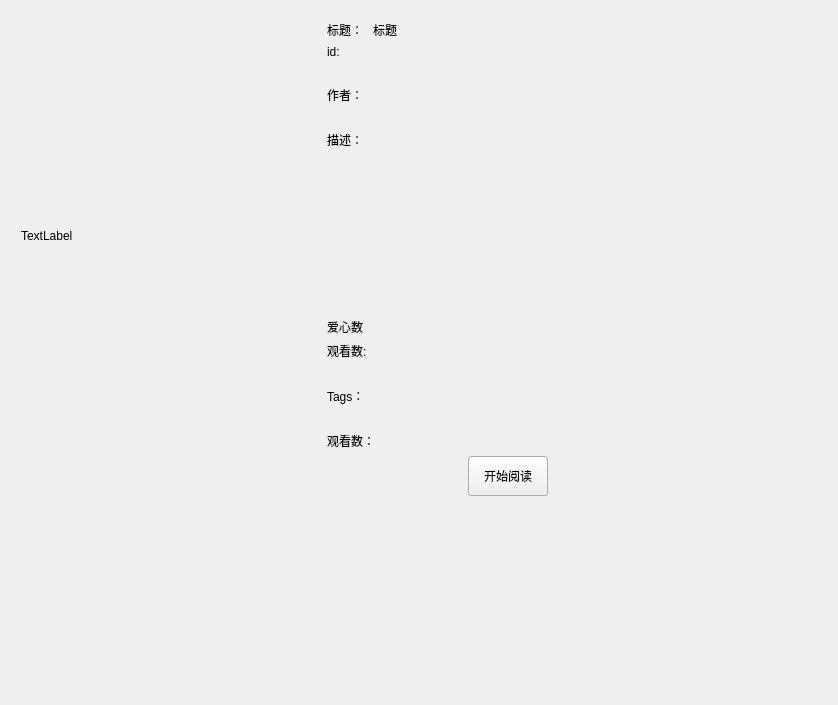
<?xml version="1.0" encoding="UTF-8"?>
<ui version="4.0">
 <class>BookInfo</class>
 <widget class="QWidget" name="BookInfo">
  <property name="geometry">
   <rect>
    <x>0</x>
    <y>0</y>
    <width>838</width>
    <height>705</height>
   </rect>
  </property>
  <property name="windowTitle">
   <string>漫画详情</string>
  </property>
  <property name="styleSheet">
   <string notr="true">QToolButton
{
background-color:transparent;
  border: 0px;
  height: 0px;
  margin: 0px;
  padding: 0px;
  border-right: 0px;
  border-left: 0px;
}
QToolButton:hover  {
background-color:transparent;
  border-right: 0px;
  border-left: 0px;
}

QToolButton:pressed  {
background-color:transparent;
  border-right: 0px;
  border-left: 0px;
}

QToolButton:checked  {
background-color:transparent;
  border-right: 0px;
  border-left: 0px;
}
QListWidget {background-color:transparent;}
QScrollArea {background-color:transparent;}</string>
  </property>
  <layout class="QGridLayout" name="gridLayout_2">
   <item row="0" column="0">
    <widget class="SmoothScrollArea" name="scrollArea">
     <property name="widgetResizable">
      <bool>true</bool>
     </property>
     <widget class="QWidget" name="scrollAreaWidgetContents">
      <property name="geometry">
       <rect>
        <x>0</x>
        <y>0</y>
        <width>818</width>
        <height>685</height>
       </rect>
      </property>
      <layout class="QVBoxLayout" name="verticalLayout_3">
       <item>
        <layout class="QGridLayout" name="gridLayout_3">
         <item row="1" column="0">
          <layout class="QHBoxLayout" name="horizontalLayout_10">
           <item>
            <layout class="QHBoxLayout" name="horizontalLayout_2">
             <item>
              <spacer name="horizontalSpacer_2">
               <property name="orientation">
                <enum>Qt::Horizontal</enum>
               </property>
               <property name="sizeHint" stdset="0">
                <size>
                 <width>40</width>
                 <height>20</height>
                </size>
               </property>
              </spacer>
             </item>
             <item>
              <widget class="IconToolButton" name="favoriteButton">
               <property name="minimumSize">
                <size>
                 <width>40</width>
                 <height>40</height>
                </size>
               </property>
               <property name="cursor">
                <cursorShape>PointingHandCursor</cursorShape>
               </property>
               <property name="styleSheet">
                <string notr="true">background-color:transparent;</string>
               </property>
               <property name="text">
                <string/>
               </property>
               <property name="icon">
                <iconset resource="../res/images.qrc">
                 <normaloff>:/png/icon/icon_like_off.png</normaloff>
                 <selectedon>:/png/icon/icon_bookmark_on.png</selectedon>:/png/icon/icon_like_off.png</iconset>
               </property>
               <property name="iconSize">
                <size>
                 <width>50</width>
                 <height>50</height>
                </size>
               </property>
               <property name="checkable">
                <bool>false</bool>
               </property>
              </widget>
             </item>
             <item>
              <widget class="IconToolButton" name="commentButton">
               <property name="minimumSize">
                <size>
                 <width>40</width>
                 <height>40</height>
                </size>
               </property>
               <property name="cursor">
                <cursorShape>PointingHandCursor</cursorShape>
               </property>
               <property name="styleSheet">
                <string notr="true">background-color:transparent;</string>
               </property>
               <property name="text">
                <string/>
               </property>
               <property name="icon">
                <iconset resource="../res/images.qrc">
                 <normaloff>:/png/icon/icon_comment.png</normaloff>:/png/icon/icon_comment.png</iconset>
               </property>
               <property name="iconSize">
                <size>
                 <width>50</width>
                 <height>50</height>
                </size>
               </property>
              </widget>
             </item>
             <item>
              <widget class="IconToolButton" name="downloadButton">
               <property name="minimumSize">
                <size>
                 <width>40</width>
                 <height>40</height>
                </size>
               </property>
               <property name="cursor">
                <cursorShape>PointingHandCursor</cursorShape>
               </property>
               <property name="styleSheet">
                <string notr="true">background-color:transparent;</string>
               </property>
               <property name="text">
                <string/>
               </property>
               <property name="icon">
                <iconset resource="../res/images.qrc">
                 <normaloff>:/png/icon/ic_get_app_black_36dp.png</normaloff>:/png/icon/ic_get_app_black_36dp.png</iconset>
               </property>
               <property name="iconSize">
                <size>
                 <width>50</width>
                 <height>50</height>
                </size>
               </property>
              </widget>
             </item>
             <item>
              <widget class="QPushButton" name="startRead">
               <property name="minimumSize">
                <size>
                 <width>0</width>
                 <height>40</height>
                </size>
               </property>
               <property name="maximumSize">
                <size>
                 <width>16777215</width>
                 <height>40</height>
                </size>
               </property>
               <property name="text">
                <string>开始阅读</string>
               </property>
              </widget>
             </item>
             <item>
              <spacer name="horizontalSpacer">
               <property name="orientation">
                <enum>Qt::Horizontal</enum>
               </property>
               <property name="sizeHint" stdset="0">
                <size>
                 <width>40</width>
                 <height>20</height>
                </size>
               </property>
              </spacer>
             </item>
            </layout>
           </item>
          </layout>
         </item>
         <item row="0" column="0">
          <layout class="QHBoxLayout" name="horizontalLayout">
           <item>
            <widget class="QLabel" name="picture">
             <property name="minimumSize">
              <size>
               <width>300</width>
               <height>400</height>
              </size>
             </property>
             <property name="text">
              <string>TextLabel</string>
             </property>
            </widget>
           </item>
           <item>
            <layout class="QVBoxLayout" name="verticalLayout_2">
             <item>
              <layout class="QHBoxLayout" name="horizontalLayout_3">
               <item>
                <widget class="QLabel" name="label">
                 <property name="maximumSize">
                  <size>
                   <width>40</width>
                   <height>16777215</height>
                  </size>
                 </property>
                 <property name="text">
                  <string>标题：</string>
                 </property>
                 <property name="alignment">
                  <set>Qt::AlignLeading|Qt::AlignLeft|Qt::AlignTop</set>
                 </property>
                </widget>
               </item>
               <item>
                <widget class="QLabel" name="title">
                 <property name="text">
                  <string>标题</string>
                 </property>
                 <property name="alignment">
                  <set>Qt::AlignLeading|Qt::AlignLeft|Qt::AlignTop</set>
                 </property>
                </widget>
               </item>
              </layout>
             </item>
             <item>
              <layout class="QHBoxLayout" name="horizontalLayout_8">
               <item>
                <widget class="QLabel" name="label_6">
                 <property name="maximumSize">
                  <size>
                   <width>40</width>
                   <height>16777215</height>
                  </size>
                 </property>
                 <property name="text">
                  <string>id:</string>
                 </property>
                </widget>
               </item>
               <item>
                <widget class="QLabel" name="idLabel">
                 <property name="text">
                  <string/>
                 </property>
                </widget>
               </item>
              </layout>
             </item>
             <item>
              <layout class="QHBoxLayout" name="horizontalLayout_4">
               <item>
                <layout class="QHBoxLayout" name="horizontalLayout_11">
                 <property name="sizeConstraint">
                  <enum>QLayout::SetDefaultConstraint</enum>
                 </property>
                 <item>
                  <widget class="QLabel" name="label_2">
                   <property name="minimumSize">
                    <size>
                     <width>0</width>
                     <height>0</height>
                    </size>
                   </property>
                   <property name="maximumSize">
                    <size>
                     <width>16777215</width>
                     <height>40</height>
                    </size>
                   </property>
                   <property name="text">
                    <string>作者：</string>
                   </property>
                  </widget>
                 </item>
                 <item>
                  <widget class="TagListWidget" name="autorList">
                   <property name="maximumSize">
                    <size>
                     <width>16777215</width>
                     <height>60</height>
                    </size>
                   </property>
                   <property name="styleSheet">
                    <string notr="true">background-color:transparent;</string>
                   </property>
                   <property name="frameShape">
                    <enum>QFrame::NoFrame</enum>
                   </property>
                   <property name="showDropIndicator" stdset="0">
                    <bool>true</bool>
                   </property>
                   <property name="flow">
                    <enum>QListView::LeftToRight</enum>
                   </property>
                   <property name="spacing">
                    <number>10</number>
                   </property>
                  </widget>
                 </item>
                </layout>
               </item>
              </layout>
             </item>
             <item>
              <layout class="QHBoxLayout" name="horizontalLayout_5">
               <item>
                <widget class="QLabel" name="label_3">
                 <property name="maximumSize">
                  <size>
                   <width>40</width>
                   <height>16777215</height>
                  </size>
                 </property>
                 <property name="text">
                  <string>描述：</string>
                 </property>
                 <property name="alignment">
                  <set>Qt::AlignLeading|Qt::AlignLeft|Qt::AlignTop</set>
                 </property>
                </widget>
               </item>
               <item>
                <widget class="QPlainTextEdit" name="description">
                 <property name="styleSheet">
                  <string notr="true">QPlainTextEdit {background-color:transparent;}</string>
                 </property>
                 <property name="readOnly">
                  <bool>true</bool>
                 </property>
                </widget>
               </item>
              </layout>
             </item>
             <item>
              <layout class="QHBoxLayout" name="horizontalLayout_6">
               <item>
                <widget class="QLabel" name="label_4">
                 <property name="minimumSize">
                  <size>
                   <width>40</width>
                   <height>0</height>
                  </size>
                 </property>
                 <property name="maximumSize">
                  <size>
                   <width>40</width>
                   <height>16777215</height>
                  </size>
                 </property>
                 <property name="text">
                  <string>爱心数：</string>
                 </property>
                </widget>
               </item>
               <item>
                <widget class="QLabel" name="likeLabel">
                 <property name="text">
                  <string/>
                 </property>
                </widget>
               </item>
              </layout>
             </item>
             <item>
              <layout class="QHBoxLayout" name="horizontalLayout_12">
               <item>
                <widget class="QLabel" name="label_8">
                 <property name="minimumSize">
                  <size>
                   <width>0</width>
                   <height>0</height>
                  </size>
                 </property>
                 <property name="maximumSize">
                  <size>
                   <width>40</width>
                   <height>16777215</height>
                  </size>
                 </property>
                 <property name="text">
                  <string>观看数:</string>
                 </property>
                </widget>
               </item>
               <item>
                <widget class="QLabel" name="viewLabel">
                 <property name="text">
                  <string/>
                 </property>
                </widget>
               </item>
              </layout>
             </item>
             <item>
              <layout class="QHBoxLayout" name="horizontalLayout_7">
               <item>
                <widget class="QLabel" name="label_5">
                 <property name="maximumSize">
                  <size>
                   <width>16777215</width>
                   <height>40</height>
                  </size>
                 </property>
                 <property name="text">
                  <string>Tags：</string>
                 </property>
                </widget>
               </item>
               <item>
                <widget class="TagListWidget" name="tagsList">
                 <property name="maximumSize">
                  <size>
                   <width>16777215</width>
                   <height>60</height>
                  </size>
                 </property>
                 <property name="styleSheet">
                  <string notr="true">QListWidget {background-color:transparent;}
QListWidget::item {
    background-color:rgb(251, 239, 243);
    color: rgb(196, 95, 125);
	border:2px solid red;
    border-radius: 10px;
	border-color:rgb(196, 95, 125);
}
/* 鼠标在按钮上时，按钮颜色 */
 QListWidget::item:hover 
{
    background-color:rgb(21, 85, 154);
    border-radius: 10px;
    color: rgb(0, 0, 0);
}
</string>
                 </property>
                 <property name="frameShape">
                  <enum>QFrame::NoFrame</enum>
                 </property>
                 <property name="spacing">
                  <number>6</number>
                 </property>
                </widget>
               </item>
              </layout>
             </item>
             <item>
              <layout class="QHBoxLayout" name="horizontalLayout_9">
               <item>
                <widget class="QLabel" name="label_7">
                 <property name="maximumSize">
                  <size>
                   <width>55</width>
                   <height>20</height>
                  </size>
                 </property>
                 <property name="text">
                  <string>观看数：</string>
                 </property>
                </widget>
               </item>
               <item>
                <widget class="QLabel" name="views">
                 <property name="maximumSize">
                  <size>
                   <width>16777215</width>
                   <height>20</height>
                  </size>
                 </property>
                 <property name="text">
                  <string/>
                 </property>
                </widget>
               </item>
              </layout>
             </item>
            </layout>
           </item>
          </layout>
         </item>
        </layout>
       </item>
       <item>
        <widget class="EpsListWidget" name="epsListWidget">
         <property name="styleSheet">
          <string notr="true">QListWidget {background-color:transparent;}
QListWidget::item {
    background-color:rgb(251, 239, 243);
    color: rgb(196, 95, 125);
	border:2px solid red;
    border-radius: 10px;
	border-color:rgb(196, 95, 125);
}
/* 鼠标在按钮上时，按钮颜色 */
 QListWidget::item:hover 
{
    background-color:rgb(21, 85, 154);
    border-radius: 10px;
    color: rgb(0, 0, 0);
}
</string>
         </property>
         <property name="textElideMode">
          <enum>Qt::ElideRight</enum>
         </property>
         <property name="verticalScrollMode">
          <enum>QAbstractItemView::ScrollPerPixel</enum>
         </property>
         <property name="horizontalScrollMode">
          <enum>QAbstractItemView::ScrollPerPixel</enum>
         </property>
         <property name="spacing">
          <number>6</number>
         </property>
        </widget>
       </item>
      </layout>
     </widget>
    </widget>
   </item>
  </layout>
 </widget>
 <customwidgets>
  <customwidget>
   <class>SmoothScrollArea</class>
   <extends>QScrollArea</extends>
   <header location="global">component.scroll_area.smooth_scroll_area.h</header>
   <container>1</container>
  </customwidget>
  <customwidget>
   <class>TagListWidget</class>
   <extends>QListWidget</extends>
   <header location="global">component.list.tag_list_widget.h</header>
  </customwidget>
  <customwidget>
   <class>IconToolButton</class>
   <extends>QToolButton</extends>
   <header location="global">component.button.icon_tool_button.h</header>
  </customwidget>
  <customwidget>
   <class>EpsListWidget</class>
   <extends>QListWidget</extends>
   <header location="global">component.list.eps_list_widget.h</header>
  </customwidget>
 </customwidgets>
 <resources>
  <include location="../res/images.qrc"/>
 </resources>
 <connections>
  <connection>
   <sender>startRead</sender>
   <signal>clicked()</signal>
   <receiver>BookInfo</receiver>
   <slot>StartRead()</slot>
   <hints>
    <hint type="sourcelabel">
     <x>519</x>
     <y>478</y>
    </hint>
    <hint type="destinationlabel">
     <x>313</x>
     <y>607</y>
    </hint>
   </hints>
  </connection>
  <connection>
   <sender>downloadButton</sender>
   <signal>clicked()</signal>
   <receiver>BookInfo</receiver>
   <slot>AddDownload()</slot>
   <hints>
    <hint type="sourcelabel">
     <x>438</x>
     <y>478</y>
    </hint>
    <hint type="destinationlabel">
     <x>788</x>
     <y>413</y>
    </hint>
   </hints>
  </connection>
  <connection>
   <sender>favoriteButton</sender>
   <signal>clicked()</signal>
   <receiver>BookInfo</receiver>
   <slot>AddFavorite()</slot>
   <hints>
    <hint type="sourcelabel">
     <x>392</x>
     <y>478</y>
    </hint>
    <hint type="destinationlabel">
     <x>781</x>
     <y>432</y>
    </hint>
   </hints>
  </connection>
 </connections>
 <slots>
  <slot>AddDownload()</slot>
  <slot>AddFavorite()</slot>
  <slot>StartRead()</slot>
  <slot>AddBookLike()</slot>
  <slot>ChangeTab()</slot>
 </slots>
</ui>
